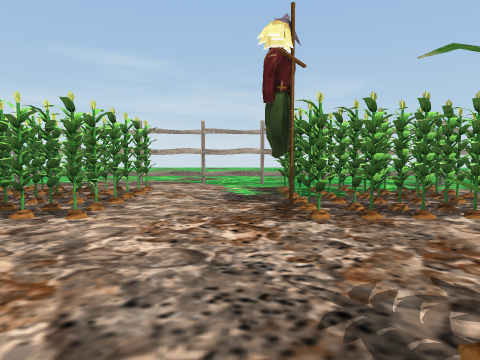
view 1 (above)

12 first-person views from a walk through a 3-D level made in the Unity game engine. The camera is 1.2 m above the floor, tilts 4° down and sees 70° across. The floor is counted in squares, 2 m on a side. Each view is taken from the middle of a square. On the plan, view 1 faces up. The plan holds only what a view shows up to about 10 squares ahead; the rest is blank. The place goes on beyond the plan. The player is left out.

view 2
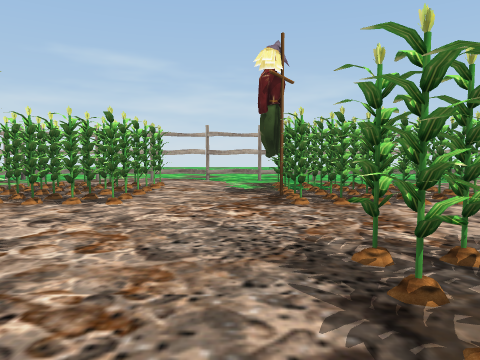

view 3
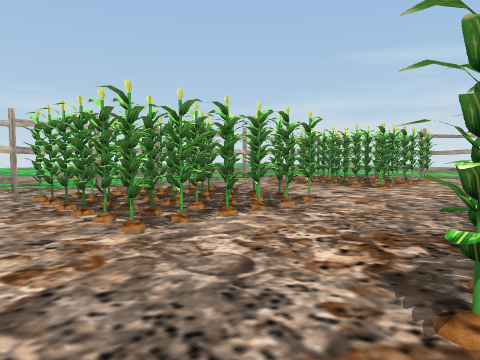

view 4
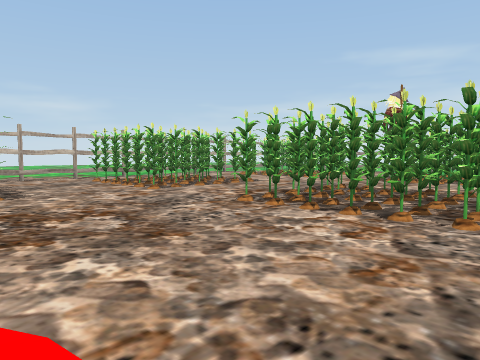

view 5
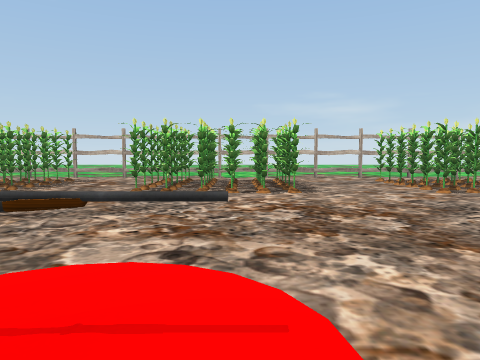

view 6
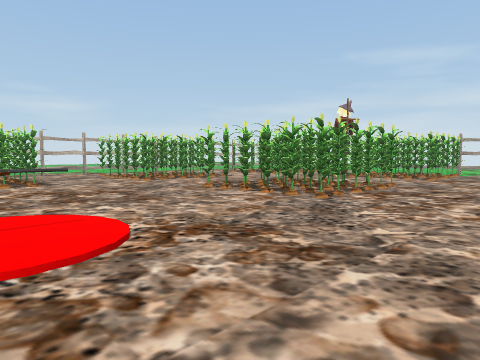

view 7
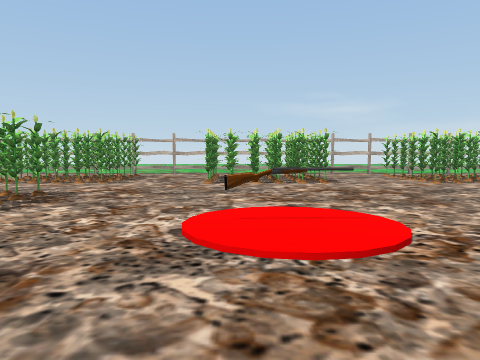

view 8
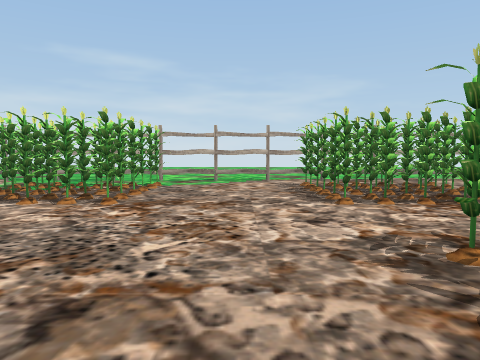

view 9
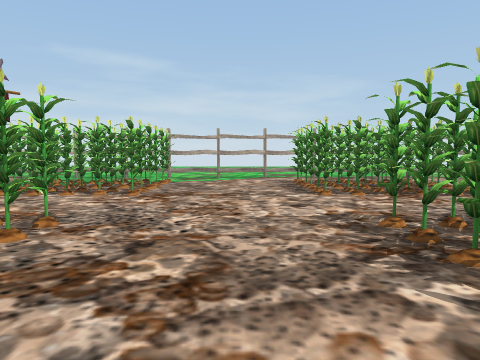

view 10
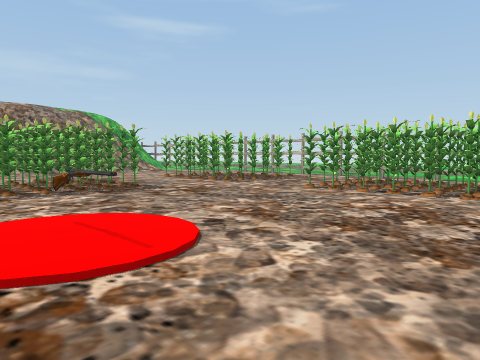

view 11
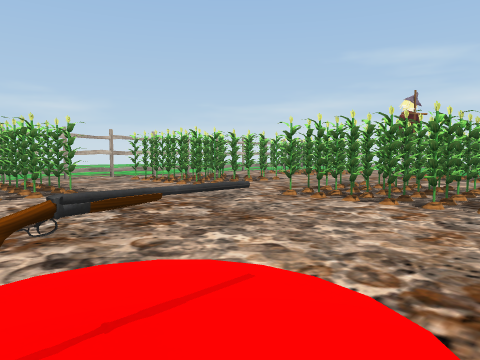

view 12
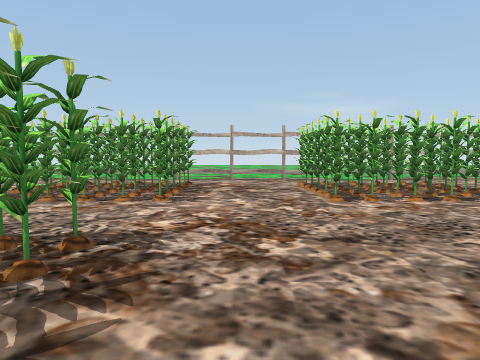

### Floor plan
Key: @ floor where view 1 was taken; # wall or solid block; . floor; F fence; S scarecrow; T thing the floor can be seen under or through; O other object.
Columns run from 8 left of view 1 to 6 right of it. Each row starts with its distance up from view 1.
  9    ............
  8   OO...........
  7   OOOFOFFFFFFFF
  6    .###..###...
  5     ###..###..#
  4   O.###..S##..#
  3   F.###..###...
  2  .O............
  1  .O.###..###..#
  0 ..O.###.@###..#
 -1 ..F.###..###..
 -2  .F.###..###..
 -3  .F...........
 -4  .F.TTT.......
 -5  .F.TTT....O..
 -6  .O.TTT....O...
 -7  .F.TTT.......
 -8  .F..........
 -9  .F.###..###
-10  .F.###..###
-11  .O.###..##
-12  .O.###..##
-13  .O..   ...
-14          ..

Positions as (right, up) in squares from view 1, and headings:
1: (0, 0), facing up
2: (0, -1), facing up
3: (1, -3), facing up-left
4: (4, -5), facing up-left
5: (4, -5), facing left
6: (6, -6), facing up-left
7: (6, -6), facing left
8: (5, -1), facing up
9: (5, -2), facing up
10: (4, -3), facing down-left
11: (4, -6), facing up-left
12: (3, -8), facing left
